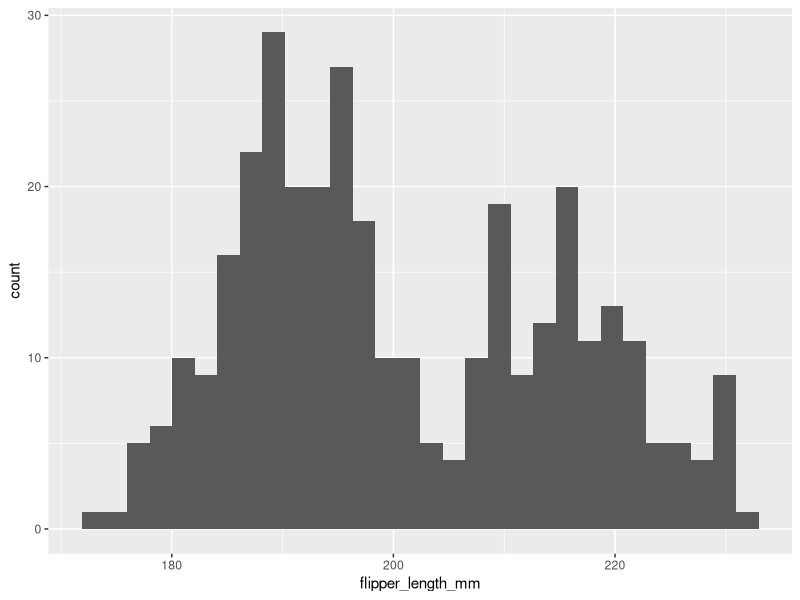
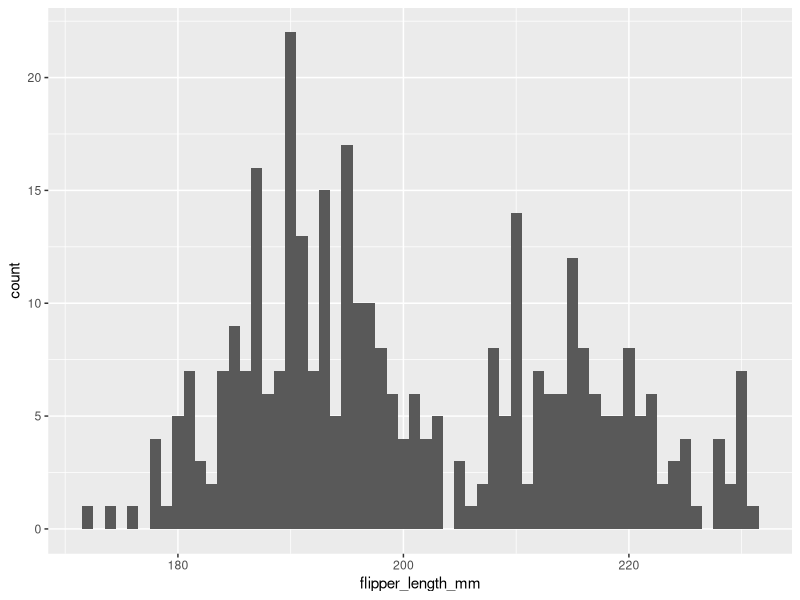
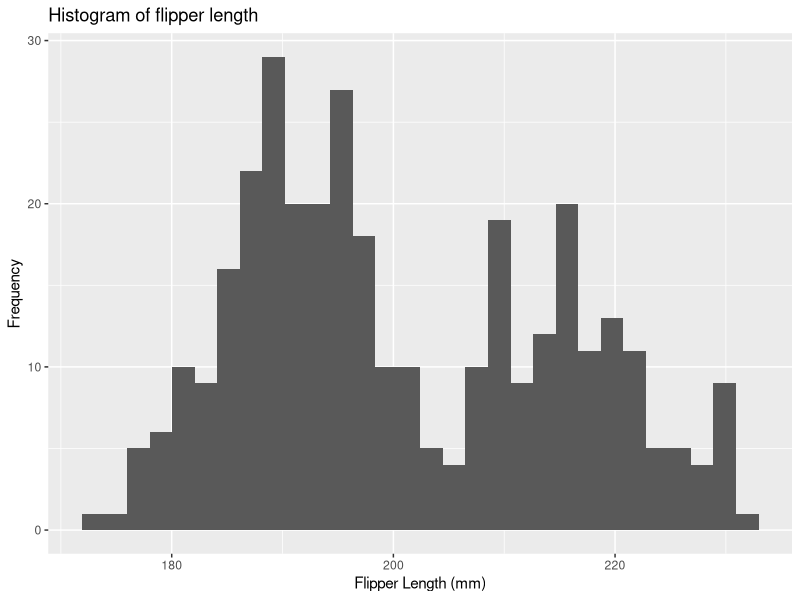
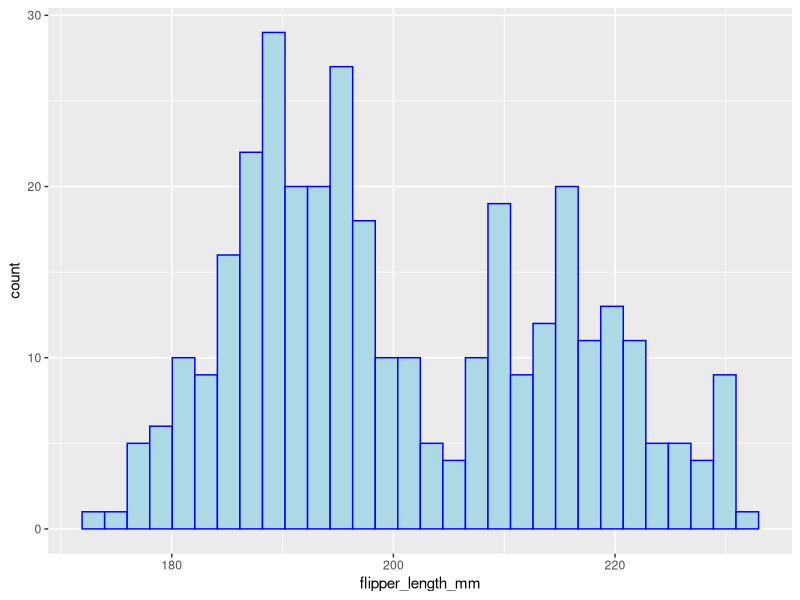
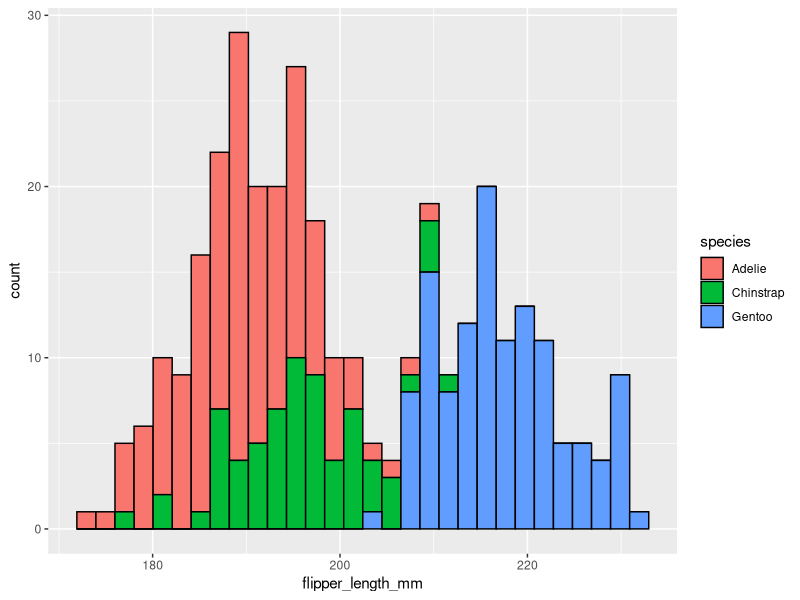
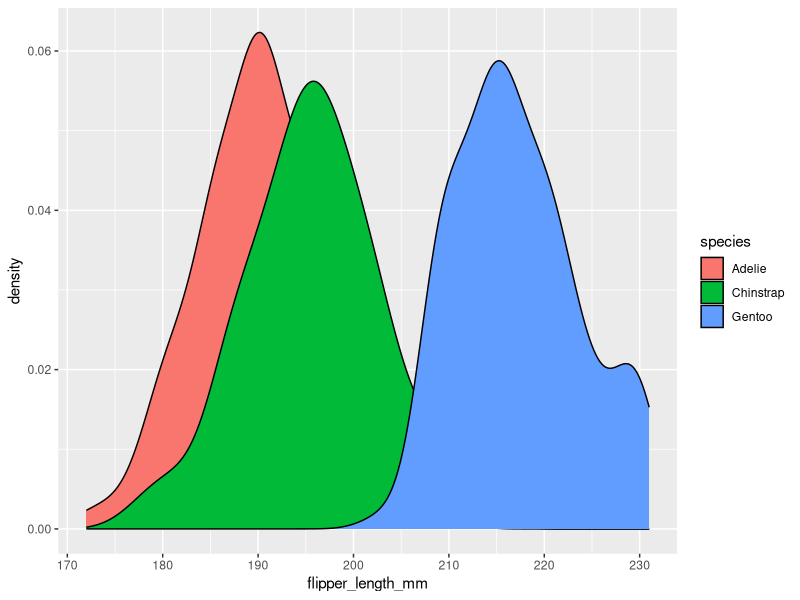
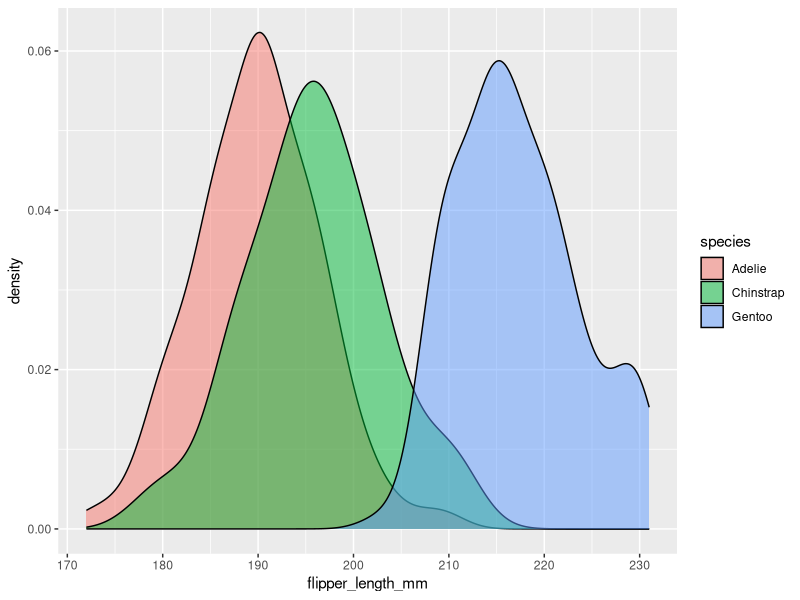
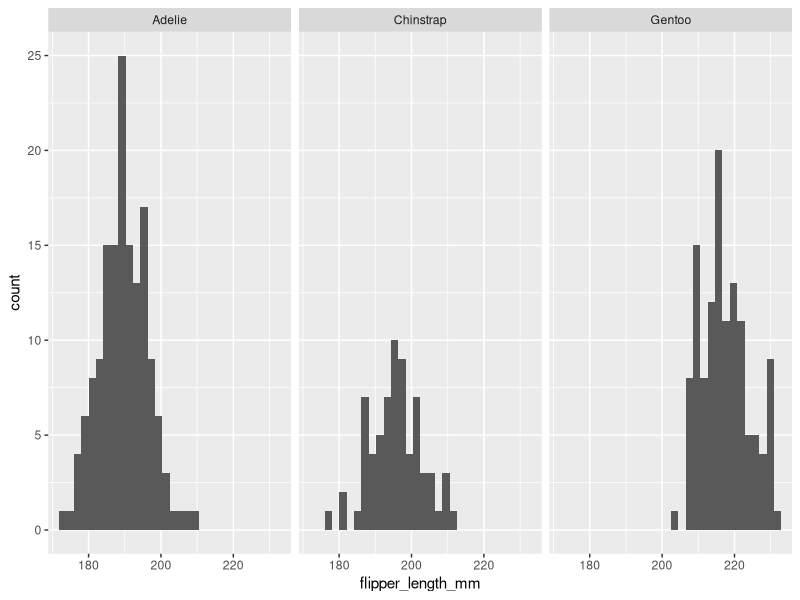

These figures' R source, in order:
install.packages("palmerpenguins")

library(ggplot2)
library(dplyr)
library(palmerpenguins)

glimpse(penguins)

### GGPLOT - HISTOGRAMS ###

# specify the aesthetic properties using aes(). In a histogram, we only have one variable on the x-axis
ggplot(penguins, aes(x = flipper_length_mm)) +
  geom_histogram()

# Change the bin width to 1 mm
ggplot(penguins, aes(x = flipper_length_mm)) + # it is common practise to put anything separated by + onto a new line. This way, you can build up the graph line by line
  geom_histogram(binwidth = 1)

## Customisation ##

# add labels (axis titles and main title)
ggplot(penguins, aes(x = flipper_length_mm)) +
  geom_histogram() +
  labs(x = "Flipper Length (mm)", y = "Frequency", title = "Histogram of flipper length")

# specify outline and each colour for the bar

ggplot(penguins, aes(x = flipper_length_mm)) +
  geom_histogram(colour = "blue", fill = "lightblue")

# colour by a categorical variable - species
ggplot(penguins, aes(x = flipper_length_mm, fill = species)) +
  geom_histogram(colour = "black") # specifying a black outline (property of the histogram not the data)

## DENSITY PLOTS 
ggplot(penguins, aes(x = flipper_length_mm, fill = species)) +
  geom_density()

#~~ Make the distributions more transparent with alpha

ggplot(penguins, aes(x = flipper_length_mm, fill = species)) +
  geom_density(alpha = 0.5)

## FACETING 
ggplot(penguins, aes(x = flipper_length_mm)) +
  geom_histogram() +
  facet_wrap(~species)

# Make the number of columns = 1 for easier comparison.

ggplot(penguins, aes(x = flipper_length_mm)) +
  geom_histogram() +
  facet_wrap(~species, ncol = 1)

# penguins dataset, with x of flipper length and fill by species +
# make a histogram with a bar for every 1mm and colour the edges black +
# label the x axis and give the plot a title +
# create facets based on species, and make them all appear in one column

ggplot(penguins, aes(x = flipper_length_mm, fill = species)) +
  geom_histogram(binwidth = 1, colour = "black") +
  labs(x = "Flipper Length (mm)", title = "Histogram of flipper length in Palmer penguins.") +
  facet_wrap(~species, ncol = 1)

## EXERCISES
# Q1 histogram of bill depth - bars by species, facet by sex and species and appropriate labels

ggplot(penguins, aes(x=bill_depth_mm, fill=species)) + 
  geom_histogram(colour = "black") + 
  labs(x = "Bill Depth (mm)", fill = "Penguin species") +
  facet_grid(species~sex)

#Q2 density plot of bill depth
penguins_subset <- subset(penguins, !is.na(sex)) # remove NAs
ggplot(penguins_subset, aes(x = bill_depth_mm, fill = sex, colour = sex)) +
  geom_density(alpha = 0.6) +
  facet_grid(~species) +
  labs(x = "Bill Depth (mm)", fill = "Sex", colour ="Sex")

# Q3 bar plot of the number of individuals of each sex within each species

ggplot(penguins_subset, aes(x=species, fill = sex)) +
  geom_bar(colour = "black", position = "dodge")+ # unstack the bars
  labs(x = "Pygoscelis Species", fill = "Sex") + 
  scale_x_discrete(labels = c("P. adeliae", "P. antarctica", "P. papua")) # labels on the axis



### GGPLOT - SCATTERPLOT ###
# We specify our data and aes() with x and y, and a new geom, geom_point()

ggplot(penguins, aes(x = bill_length_mm, y = bill_depth_mm)) +
  geom_point()

# Add a statistical test with stat_smooth()
ggplot(penguins, aes(x = bill_length_mm, y = bill_depth_mm)) +
  geom_point() +
  stat_smooth()

# specify we want to use linear regression
lm(bill_depth_mm ~ bill_length_mm, data = penguins)

ggplot(penguins, aes(x = bill_length_mm, y = bill_depth_mm)) +
  geom_point() +
  stat_smooth(method = "lm")
# shaded part indicates the 95% confidence interval

# group by species
ggplot(penguins, aes(x = bill_length_mm, y = bill_depth_mm, colour = species)) +
  geom_point() +
  stat_smooth(method = "lm")

## specifying point colour
# If you type scale_colour_, you can see that there are many choices. The two that you will use for categorical functions are:
# scale_colour_manual() - here you can specify the specific colours you would like in a c() vector. 
# scale_colour_brewer() - you can specify palettes

ggplot(penguins, aes(x = bill_length_mm, y = bill_depth_mm, colour = species)) +
  geom_point() +
  scale_colour_manual(values = c("blue", "red", "purple"))

ggplot(penguins, aes(x = bill_length_mm, y = bill_depth_mm, colour = species)) +
  geom_point() +
  scale_colour_brewer(palette = "Set1")

ggplot(penguins, aes(x = bill_length_mm, y = bill_depth_mm, colour = species)) +
  geom_point()

## specifying point transparency and size
#using alpha

ggplot(penguins, aes(x = bill_length_mm, y = bill_depth_mm, colour = species)) +
  geom_point(alpha = 0.8)

ggplot(penguins, aes(x = bill_length_mm, y = bill_depth_mm, colour = species)) +
  geom_point(alpha = 0.4)

# point size
ggplot(penguins, aes(x = bill_length_mm, y = bill_depth_mm, colour = species)) +
  geom_point(alpha = 0.8, size = 3)

## Adjusting the scales 
# using scale_x_continuous() and scale_y_continuous()
# we want to specify where the breaks occur either using vector c(1,2,3) or seq(start, stop, interval) command

ggplot(penguins, aes(x = bill_length_mm, y = bill_depth_mm, colour = species)) +
  geom_point() +
  scale_x_continuous(breaks = seq(35, 60, 5))

## saving a plot
# using ggsave()
ggplot(penguins, aes(x = bill_length_mm, y = bill_depth_mm, colour = species)) +
  geom_point() +
  scale_x_continuous(breaks = seq(35, 60, 5))

ggsave("bill_morphology_plot.png") # give it a name, it will save in Working D

# save with a fixed height and width:
ggsave("bill_morphology_plot.png", width = 15, height = 10, units = "cm")

# final example graph
# penguins dataset, with x of bill length, y of bill depth, and colour by species +
# make a scatterplot with transparent points that are a bit larger +
# add linear regression lines +
# colour the points blue, red and purple +
# change the scale on the x axis to have a break every 5mm +
# label the axes and legend.

ggplot(penguins, aes(x = bill_length_mm, y = bill_depth_mm, colour = species)) +
  geom_point(alpha = 0.5, size = 3) +
  stat_smooth(method = "lm") +
  scale_colour_manual(values = c("blue", "red", "purple")) +
  scale_x_continuous(breaks = seq(35, 60, 5)) +
  labs(x = "Bill Length (mm)", y = "Bill Depth (mm)", colour = "Species")


## EXERCISE 2 ##

#Q4 scatterplot of bill depth (x) andd flipper length (y)

ggplot(penguins, aes(x=bill_depth_mm, y=flipper_length_mm, colour = bill_length_mm)) +
  geom_point() +
  scale_colour_gradient(low = "red", high = "purple") +
  scale_y_continuous(breaks=seq(170, 230, 20)) + 
  labs(x = "Bill Depth (mm)", y = "Flipper Lenght (mm)", colour = "Bill Length (mm)")


# Q5a colour points by species with different shapes
ggplot(penguins, aes(x=bill_length_mm, y=flipper_length_mm, colour = species, shape = species)) +
  geom_point() +
  scale_y_continuous(breaks=seq(170, 230, 20)) + 
  labs(x = "Bill Depth (mm)", y = "Flipper Lenght (mm)", colour = "Species", shape = "Species" )

#5b add a single regression line 


lm(bill_length_mm ~ flipper_length_mm, data = penguins)
ggplot(penguins, aes(x=bill_length_mm, y=flipper_length_mm)) +
  geom_point(aes(colour = species, shape = species)) + # need to move the colour and shape to just the geom part
  scale_y_continuous(breaks=seq(170, 230, 20)) + 
  labs(x = "Bill Depth (mm)", y = "Flipper Lenght (mm)", colour = "Species", shape = "Species" ) +
  stat_smooth(method = "lm")

#5c 
lm(bill_length_mm ~ flipper_length_mm, data = penguins)
ggplot(penguins, aes(x=bill_length_mm, y=flipper_length_mm)) +
  geom_point(aes(colour = species, shape = species)) + # need to move the colour and shape to just the geom part
  scale_y_continuous(breaks=seq(170, 230, 20)) + 
  labs(x = "Bill Depth (mm)", y = "Flipper Lenght (mm)", colour = "Species", shape = "Species" ) +
  stat_smooth(method = "lm") +
  theme_bw()

# 5d legend at top
lm(bill_length_mm ~ flipper_length_mm, data = penguins)
ggplot(penguins, aes(x=bill_length_mm, y=flipper_length_mm)) +
  geom_point(aes(colour = species, shape = species)) + # need to move the colour and shape to just the geom part
  scale_y_continuous(breaks=seq(170, 230, 20)) + 
  labs(x = "Bill Depth (mm)", y = "Flipper Lenght (mm)", colour = "Species", shape = "Species" ) +
  stat_smooth(method = "lm") +
  theme_bw() +
  theme(legend.position = "top")


### GGPLOT - BOXPLOTS ###
# geom_boxplot()

ggplot(penguins, aes(x = flipper_length_mm, fill = species)) +
  geom_density(alpha = 0.5)

ggplot(penguins, aes(x = species, y = flipper_length_mm)) +
  geom_boxplot()

ggplot(penguins, aes(x = species, y = flipper_length_mm)) +
  geom_boxplot(notch = T) # notch = true, visual indicator of significance betweeng groups  (overlaps = not different)

## geom_violin() ##
#boxplots are also not useful as they do not show the amount of data and the actual distribution of the underlying data
ggplot(penguins, aes(x = species, y = flipper_length_mm)) +
  geom_violin()

# combine different geoms together to build them up as layers
# ORDER is really important
ggplot(penguins, aes(x = species, y = flipper_length_mm)) +
  geom_violin() + 
  geom_boxplot()

#edit width to fit
ggplot(penguins, aes(x = species, y = flipper_length_mm)) +
  geom_violin() +
  geom_boxplot(width = 0.4, notch = T)

# fill by species - need to be careful 
ggplot(penguins, aes(x = species, y = flipper_length_mm, fill = species)) +
  geom_violin() +
  geom_boxplot(width = 0.4)

# fill just the violin
ggplot(penguins, aes(x = species, y = flipper_length_mm)) +
  geom_violin(aes(fill = species)) +
  geom_boxplot(width = 0.4, fill = "grey90", notch = T)


## geom_jitter() ##
# add the points to the boxplot to understand the amount of data, rather than it’s distribution
# What is does is randomly jitter the points along the axis of the categorical variable (species)

ggplot(penguins, aes(x = species, y = flipper_length_mm)) +
  geom_jitter()

# Tweak width to make nicer:

ggplot(penguins, aes(x = species, y = flipper_length_mm)) +
  geom_jitter(width = 0.3)

# add this to boxplot
ggplot(penguins, aes(x = species, y = flipper_length_mm, colour = species)) +
  geom_boxplot() + 
  geom_jitter(width = 0.3)

# Tweak the alpha values to make this look nicer - what else would you do?

ggplot(penguins, aes(x = species, y = flipper_length_mm, colour = species)) +
  geom_boxplot() + 
  geom_jitter(width = 0.3, alpha = 0.3)

## theme()
# When you want to start fiddling with the plot background, text size, alignment, etc. then you have to start exploring theme()
ggplot(penguins, aes(x = species, y = flipper_length_mm, colour = species)) +
  geom_boxplot() + 
  geom_jitter(width = 0.3, alpha = 0.3) +
  theme_bw()


## EXERCISE 3 ##

#Q6 Make a bar plot of the number of individuals of each sex within each species
ggplot(penguins_subset, aes(x=species, fill = sex)) +
  geom_bar(position = "dodge") 


